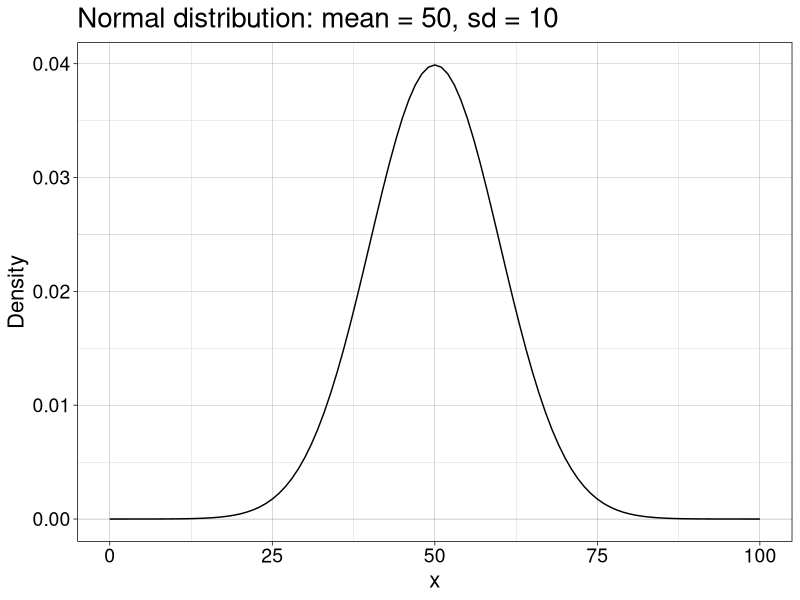
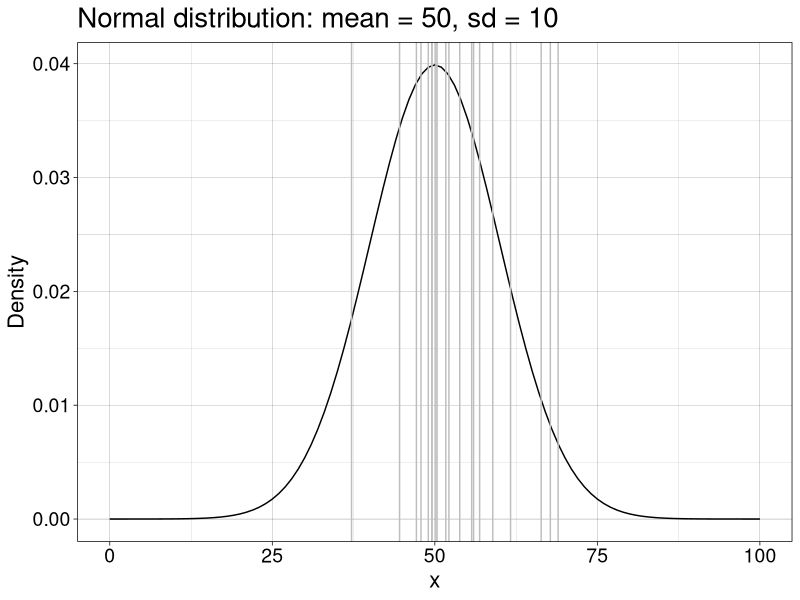
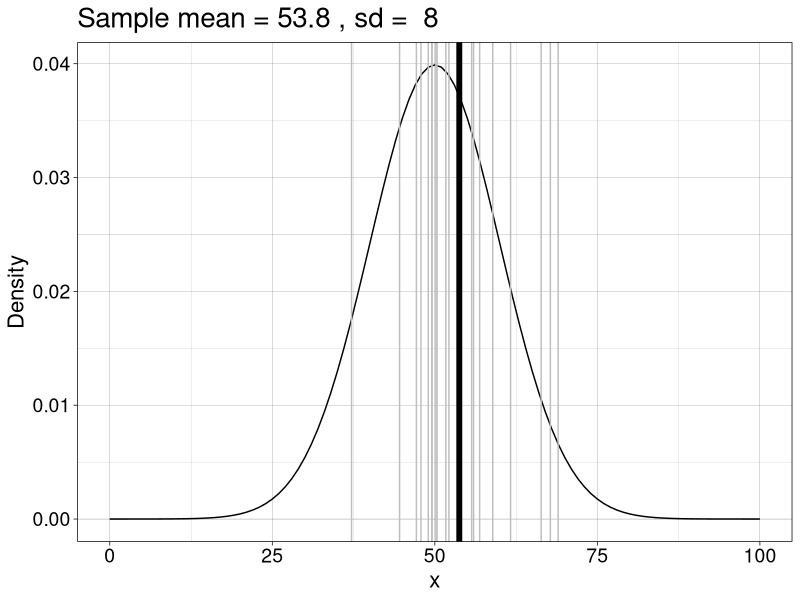
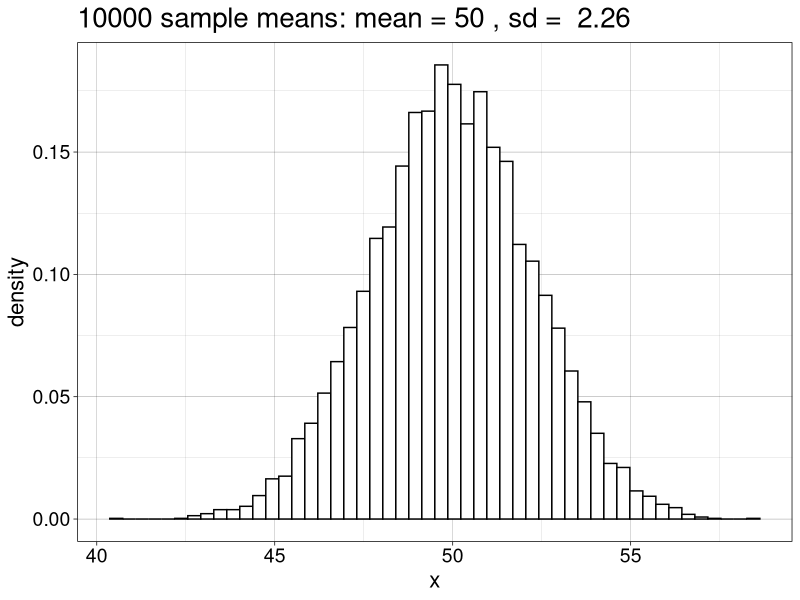
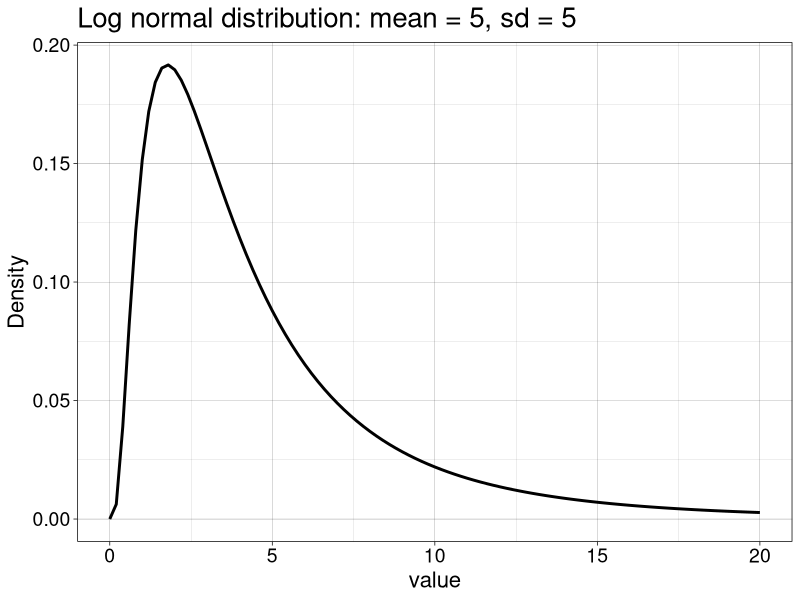
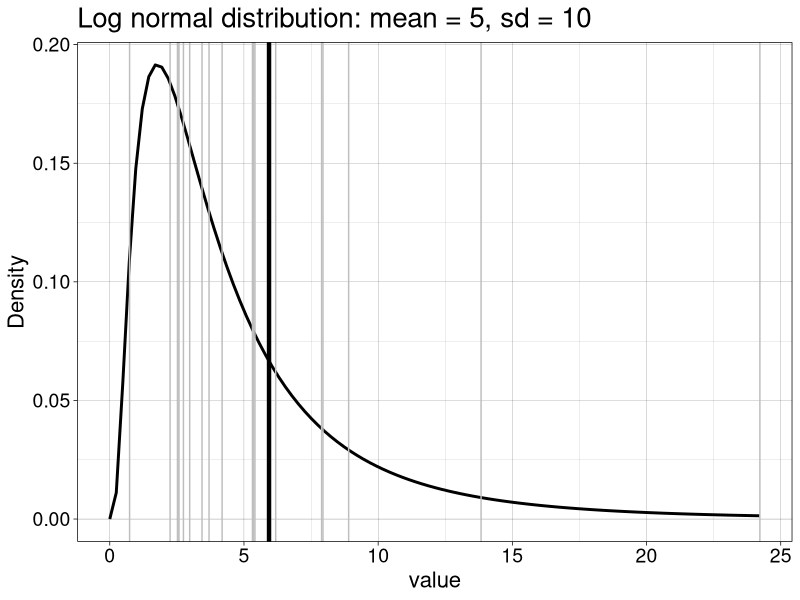
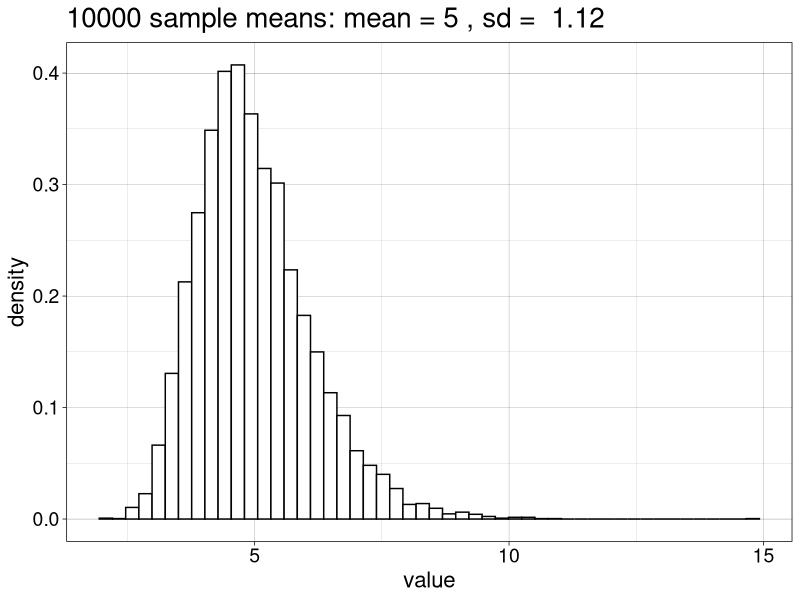
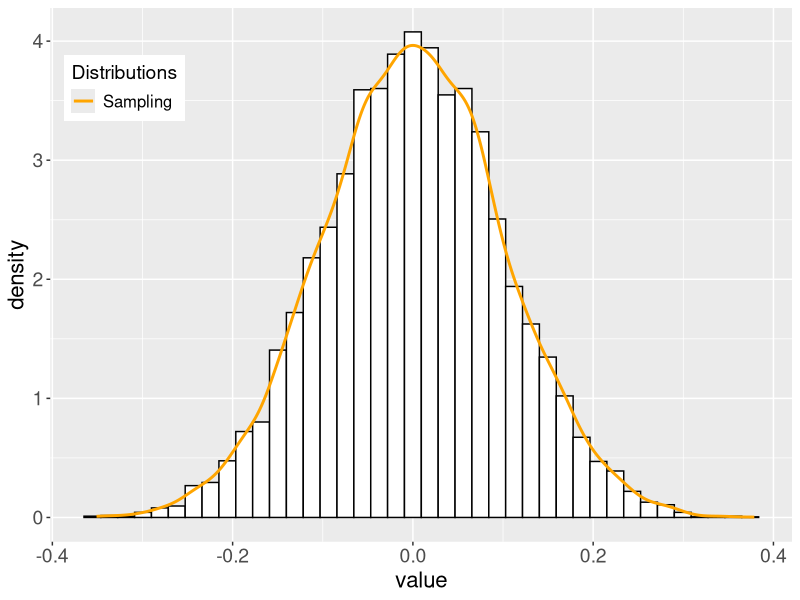

Generate these figures, in order, with R:
## ---- chunk 1
knitr::opts_chunk$set(echo = TRUE)
## ---- chunk 2
library(ggplot2)
library(tibble)
## ---- chunk 3
m <- 50 # population mean
sd <- 10 # population standard deviation

ggplot(data.frame(x = c(0, 100)), aes(x)) + theme_linedraw() +
  stat_function(fun = dnorm, args = list(mean = m, sd = sd)) + 
labs(y = "Density") +
  theme(axis.text = element_text(size = 14),
        axis.title = element_text(size = 16),
        plot.title = element_text(size=20)) +
  ggtitle(paste0("Normal distribution: mean = ",m,", sd = ",sd))
# ggsave(filename = "./figures/nb4_normdist.pdf")
## ---- chunk 4
set.seed(4)
n <- 20 # sample size
samp <- rnorm(n, m, sd) # generate random sample

ggplot(data.frame(x = c(0, 100)), aes(x)) + theme_linedraw() +
  stat_function(fun = dnorm, args = list(mean = m, sd = sd)) +
  geom_vline(xintercept = samp, colour = "grey") + 
labs(y = "Density") +
  theme(axis.text = element_text(size = 14),
        axis.title = element_text(size = 16),
        plot.title = element_text(size=20)) +
  ggtitle(paste0("Normal distribution: mean = ",m,", sd = ",sd))
# ggsave(filename = "./figures/nb4_normdist_1samp.pdf")
## ---- chunk 5
set.seed(4)
n <- 20
samp <- rnorm(n, m, sd)
ggplot(data.frame(x = c(0, 100)), aes(x)) + theme_linedraw() +
  stat_function(fun = dnorm, args = list(mean = m, sd = sd)) +
  geom_vline(xintercept = samp, colour = "grey") +
  geom_vline(xintercept = mean(samp), size = 2) + 
labs(y = "Density") +
  theme(axis.text = element_text(size = 14),
        axis.title = element_text(size = 16),
        plot.title = element_text(size=20)) +
  ggtitle(paste("Sample mean =",round(mean(samp),digits=1),", sd = ",round(sd(samp),digits=1)))
# ggsave(filename = "./figures/nb4_normdist_1samp_mean.pdf")
## ---- chunk 6
set.seed(111) 
n <- 20 # sample size
nsim <- 10000 # number of simulations / experiments
# generate sampling distribution in one go:
samp.dist <- apply(matrix(rnorm(n*nsim, m, sd),nrow = nsim), 1, mean)

ggplot(data.frame(x=samp.dist), aes(x)) + theme_linedraw() +
  geom_histogram(aes(y = ..density..), colour = "black", fill = "white", bins = 50) +
  theme(axis.text = element_text(size = 14),
        axis.title = element_text(size = 16),
        plot.title = element_text(size=20)) +
  ggtitle(paste(nsim,"sample means: mean =",round(mean(samp.dist),digits=1),", sd = ",round(sd(samp.dist),digits=2)))
# ggsave(filename = "./figures/nb4_normdist_10000samp_mean.pdf")
## ---- chunk 7
sd / sqrt(n)
## ---- chunk 8
sd(samp.dist)
## ---- chunk 9
# population
m <- 5
s <- 5
location <- log(m^2 / sqrt(s^2 + m^2))
shape <- sqrt(log(1 + (s^2 / m^2)))
x <- seq(0, 20, .05)
ggplot(tibble::enframe(x), aes(value)) +
  theme_linedraw() +
  stat_function(fun = dlnorm, args = list(meanlog = location, sdlog = shape), size = 1) +
  labs(y = "Density") +
  theme(axis.title = element_text(size = 16),
        axis.text = element_text(size = 14),
        plot.title = element_text(size=20)) +
  ggtitle(paste0("Log normal distribution: mean = ",m,", sd = ",s))
# ggsave(filename = "./figures/nb4_lnormdist.pdf")
## ---- chunk 10
set.seed(777)
n <- 20
samp <- rlnorm(n, meanlog = location, sdlog = shape)
x <- seq(0, 20, .05)
ggplot(as_tibble(x), aes(value)) +
  theme_linedraw() +
  stat_function(fun = dlnorm, args = list(meanlog = location, sdlog = shape), size = 1) +
  geom_vline(xintercept = samp, colour = "grey") + 
  geom_vline(xintercept = mean(samp), size = 1.5) + 
labs(y = "Density") +
  theme(axis.text = element_text(size = 14),
        axis.title = element_text(size = 16),
        plot.title = element_text(size=20)) +
  ggtitle(paste0("Log normal distribution: mean = ",m,", sd = ",sd))
# ggsave(filename = "./figures/nb4_lnormdist_1samp.pdf")
## ---- chunk 11
set.seed(777)
m <- 5
s <- 5
location <- log(m^2 / sqrt(s^2 + m^2))
shape <- sqrt(log(1 + (s^2 / m^2)))

# population mean?
lnorm.pop.m <- mean(rlnorm(1000000, meanlog = location, sdlog = shape))

n <- 20
nsamp <- 10000
# nsamp experiments in one go + compute mean for each one:
dist.samp <- apply(matrix(rlnorm(n*nsamp, meanlog = location, sdlog = shape), nrow = nsamp), 1, mean)

v <- as_tibble(dist.samp) 
ggplot(v, aes(x = value)) + theme_linedraw() +
        geom_histogram(aes(y = ..density..), colour = "black", fill = "white", bins = 50) +
  # geom_vline(xintercept = mean(dist.samp), size = 1.5) + 
  theme(axis.text = element_text(size = 14),
        axis.title = element_text(size = 16),
        plot.title = element_text(size=20)) +
  ggtitle(paste(nsim,"sample means: mean =",round(mean(dist.samp),digits=1),", sd = ",round(sd(dist.samp),digits=2)))
# ggsave(filename = "./figures/nb4_lnormdist_10000samp_mean.pdf")
## ---- chunk 12
s / sqrt(n)
## ---- chunk 13
sd(dist.samp)
## ---- chunk 14
sd(samp) / sqrt(n)
## ---- chunk 15
set.seed(777)
n <- 100 # sample size
nsamp <- 10000 # number of samples (experiments)
# sampling distribution of the mean
dist.samp <- apply(matrix(rnorm(n*nsamp), nrow = nsamp), 1, mean)
v <- enframe(dist.samp, name = NULL) 
ggplot(v, aes(x = value)) +
        geom_histogram(aes(y = ..density..), 
                       bins = 40,  colour = "black", fill = "white") +
        geom_line(aes(y = ..density.., colour = 'Sampling'), stat = 'density', size = 1) +     
        scale_colour_manual(name = "Distributions", values = "orange1") +
  theme(legend.position = c(0.1, 0.85),
        axis.title = element_text(size = 16),
        axis.text = element_text(size = 14),
        legend.text = element_text(size = 12),
        legend.title = element_text(size = 14)
       )
# ggsave(filename = './figures/nb4_norm_samp_dist.pdf')
## ---- chunk 16
set.seed(777)
n <- 100 # sample size 
samp <- rnorm(n) # create sample from normal population
nboot <- 1000 # number of bootstrap samples
nsamp <- 10000 # number of samples (experiments)
# bootstrap distribution
boot.samp <- apply(matrix(sample(samp, n*nboot, replace = TRUE), nrow = nboot), 1, mean)
# sampling distribution of the mean
dist.samp <- apply(matrix(rnorm(n*nsamp), nrow = nsamp), 1, mean)
v <- enframe(dist.samp, name = NULL) 
ggplot(v, aes(x = value)) +
        geom_histogram(aes(y = ..density..), 
                       bins = 40,  colour = "black", fill = "white") +
        geom_line(aes(y = ..density.., colour = 'Sampling'), stat = 'density', size = 1) +     
        # stat_function(fun = dnorm, aes(colour = 'Normal'),
        #                  args = list(mean = mean(boot.samp), sd = sd(boot.samp)), size = 1) +
        geom_line(data = as_tibble(boot.samp),  
                  aes(x = value, y = ..density.., colour = 'Bootstrap'), 
                  stat = 'density', size = 1) +
        scale_colour_manual(name = "Distributions", values = c("green4", "orange1")) +
  theme(legend.position = c(0.1, 0.85),
        axis.title = element_text(size = 16),
        axis.text = element_text(size = 14),
        legend.text = element_text(size = 12),
      legend.title = element_text(size = 14)
       )
# ggsave(filename = './figures/nb4_norm_samp_dist_boot.pdf')
## ---- chunk 17
set.seed(666)
n <- 100 # sample size 
samp <- rnorm(n) # create sample from normal population
nboot <- 1000 # number of bootstrap samples
nsamp <- 10000 # number of samples (experiments)
# bootstrap distribution
boot.samp <- apply(matrix(sample(samp, n*nboot, replace = TRUE), nrow = nboot), 1, mean)
# sampling distribution of the mean
dist.samp <- apply(matrix(rnorm(n*nsamp), nrow = nsamp), 1, mean)
v <- enframe(dist.samp, name = NULL) 
ggplot(v, aes(x = value)) +
        geom_histogram(aes(y = ..density..), 
                       bins = 40,  colour = "black", fill = "white") +
        geom_line(aes(y = ..density.., colour = 'Sampling'), stat = 'density', size = 1) +     
        # stat_function(fun = dnorm, aes(colour = 'Normal'),
        #                  args = list(mean = mean(boot.samp), sd = sd(boot.samp)), size = 1) +
        geom_line(data = as_tibble(boot.samp),  
                  aes(x = value, y = ..density.., colour = 'Bootstrap'), 
                  stat = 'density', size = 1) +
        scale_colour_manual(name = "Distributions", values = c("green4", "orange1")) +
  theme(legend.position = c(0.1, 0.85),
        axis.title = element_text(size = 16),
        axis.text = element_text(size = 14),
        legend.text = element_text(size = 12),
      legend.title = element_text(size = 14)
       )
# ggsave(filename = './figures/nb4_norm_samp_dist_boot2.pdf')
## ---- chunk 18
x <- seq(0, 15, .05)
ggplot(tibble::enframe(x), aes(value)) +
  theme_linedraw() +
  stat_function(fun = dgamma, args = list(shape = 2, scale = 2), size = 1) +
  theme(axis.title = element_text(size = 16),
        axis.text = element_text(size = 14))
# ggsave(filename = './figures/nb4_gamma_dist.pdf')
## ---- chunk 19
set.seed(777) 
n <- 100
gamma_shape <- 2
gamma_scale <- 2
# sample n trials from gamma distribution
samp <- rgamma(n, shape = gamma_shape, scale = gamma_scale)
nboot <- 1000
nsamp <- 10000
# bootstrap distribution
boot.samp <- apply(matrix(sample(samp, n*nboot, replace = TRUE), nrow = nboot), 1, mean)
# sampling distribution of the mean of n trials from gamma distribution
dist.samp <- apply(matrix(rgamma(n*nsamp, shape = gamma_shape, scale = gamma_scale), nrow = nsamp), 1, mean)
v <- enframe(dist.samp, name = NULL) 
ggplot(v, aes(x = value)) +
        geom_histogram(aes(y = ..density..), 
                       bins = 40,  colour = "black", fill = "white") +
        geom_line(aes(y = ..density.., colour = 'Sampling'), stat = 'density', size = 1) +     
        # stat_function(fun = dnorm, aes(colour = 'Normal'),
        #                  args = list(mean = mean(boot.samp), sd = sd(boot.samp)), size = 1) +
        geom_line(data = as_tibble(boot.samp),  
                  aes(x = value, y = ..density.., colour = 'Bootstrap'), 
                  stat = 'density', size = 1) +
        scale_colour_manual(name = "Distributions", values = c("green4", "orange1")) +
  theme(legend.position = c(0.1, 0.85),
        axis.title = element_text(size = 16),
        axis.text = element_text(size = 14),
        legend.text = element_text(size = 12),
      legend.title = element_text(size = 14)
       )
# ggsave(filename = './figures/nb4_gamma_samp_dist_boot.pdf')
## ---- chunk 20
set.seed(666) 
n <- 100
gamma_shape <- 2
gamma_scale <- 2
# sample n trials from gamma distribution
samp <- rgamma(n, shape = gamma_shape, scale = gamma_scale)
nboot <- 1000
nsamp <- 10000
# bootstrap distribution
boot.samp <- apply(matrix(sample(samp, n*nboot, replace = TRUE), nrow = nboot), 1, mean)
# sampling distribution of the mean of n trials from gamma distribution
dist.samp <- apply(matrix(rgamma(n*nsamp, shape = gamma_shape, scale = gamma_scale), nrow = nsamp), 1, mean)
v <- enframe(dist.samp, name = NULL) 
ggplot(v, aes(x = value)) +
        geom_histogram(aes(y = ..density..), 
                       bins = 40,  colour = "black", fill = "white") +
        geom_line(aes(y = ..density.., colour = 'Sampling'), stat = 'density', size = 1) +     
        # stat_function(fun = dnorm, aes(colour = 'Normal'),
        #                  args = list(mean = mean(boot.samp), sd = sd(boot.samp)), size = 1) +
        geom_line(data = as_tibble(boot.samp),  
                  aes(x = value, y = ..density.., colour = 'Bootstrap'), 
                  stat = 'density', size = 1) +
        scale_colour_manual(name = "Distributions", values = c("green4", "orange1")) +
  theme(legend.position = c(0.1, 0.85),
        axis.title = element_text(size = 16),
        axis.text = element_text(size = 14),
        legend.text = element_text(size = 12),
      legend.title = element_text(size = 14)
       )
# ggsave(filename = './figures/nb4_gamma_samp_dist_boot2.pdf')
